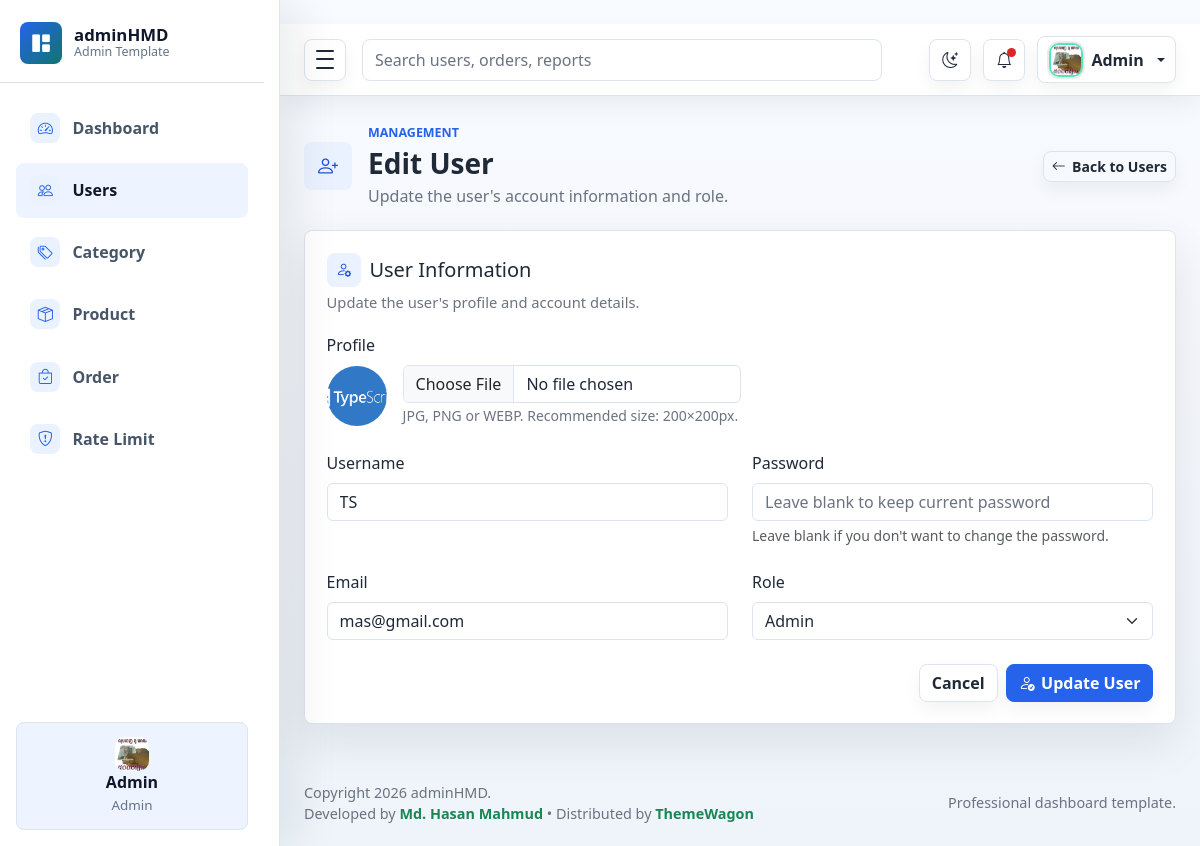
The app's page /admin/user/edit/8 (signed in) with its own data.
### models/user.py (models this page shows)
class User(db.Model):
    id = db.Column(db.Integer, primary_key=True)
    profile = db.Column(db.String)
    username = db.Column(db.String(80), nullable=False)
    password = db.Column(db.String(255), nullable=False)
    email = db.Column(db.String(120), nullable=False, unique=True)
    role = db.Column(db.String(120), nullable=False)

### admin/user.py (the view)
@admin_bp.get('/user/edit/<int:user_id>')
@login_required
@limiter.limit("10 per minute")
def edit_user(user_id):
    module = 'users'
    sql = text("select * from user where id = :user_id")
    result = db.session.execute(sql, {'user_id': user_id}).fetchone();
    user = None
    if result:
        user = dict(result._mapping)
    else:
        return redirect(url_for("users"));
    return render_template('admin/user/edit.html', module=module, user=user)

### admin/auth.py (called while the page is built)
def login_required(view):
    @wraps(view)
    def wrapped(*args, **kwargs):
        if not session.get('is_login'):
            return redirect(url_for("admin_bp.admin_login", next=request.path))
        return view(*args, **kwargs)
    return wrapped

### templates/admin/user/edit.html (shortened to what this page needs)
{% extends 'admin/master.html' %}
{% block content %}
    <main class="dashboard-content">
        <div class="container-fluid px-3 px-lg-4 py-4">
            <div class="page-heading">
                <div class="page-heading-copy">
                <span class="page-icon">
                    <i class="bi bi-person-plus" aria-hidden="true"></i>
                </span>
                    <div>
                        <p class="eyebrow mb-1">Management</p>
                        <h1 class="h3 mb-1">Edit User</h1>
                        <p class="text-muted mb-0">
                            Update the user's account information and role.
                        </p>
                    </div>
                </div>
                <div class="heading-actions">
                    <a class="btn btn-outline-secondary btn-sm"
                       href="{{ url_for('admin_bp.users') }}">
                        <i class="bi bi-arrow-left" aria-hidden="true"></i>
                        Back to Users
                    </a>
                </div>
            </div>
            <section class="row g-3">
                <div class="col-12">
                    <form method="post"
                          action="{{ url_for('admin_bp.do_edit_user') }}"
                          class="panel needs-validation"
                          enctype="multipart/form-data"
                          novalidate>
                        <div class="panel-header">
                            <div>
                                <h2 class="h5 mb-1 section-title">
                                    <i class="bi bi-person-gear" aria-hidden="true"></i>
                                    <span>User Information</span>
                                </h2>
                                <p class="text-muted mb-0">
                                    Update the user's profile and account details.
                                </p>
                            </div>
                        </div>
                        <div class="row g-4">
                            <div class="col-12">
                                <label class="form-label">Profile</label>
                                <div class="d-flex align-items-center gap-3">
                                    <div>
                                        <img
                                                src="{{ url_for(
                                                'static',
                                                filename='uploads/users/' + (user.profile or '').replace('_org_user.', '_thum_user.')
                                                ) }}"
                                                alt="{{ user.username }}"
                                                class="rounded-circle object-fit-cover"
                                                style="width: 60px; height: 60px;"
                                                onerror="this.onerror=null;
                                                        this.src='{{ url_for('static', filename='assets/images/avatar/404_image.png') }}';"
                                        >
                                    </div>
                                    <div>
                                        <input
                                                class="form-control"
                                                type="file"
                                                id="profile"
                                                name="profile"
                                                accept="image/*"
                                        >
                                        <small class="text-muted">
                                            JPG, PNG or WEBP. Recommended size: 200×200px.
                                        </small>
                                    </div>
                                </div>
                            </div>
                            <div class="col-md-6">
                                <label class="form-label" for="username">
                                    Username
                                </label>
                                <input
                                        class="form-control"
                                        id="username"
                                        name="username"
                                        type="text"
                                        value="{{ user.username }}"
                                        placeholder="Enter username"
                                        required
                                >
                            </div>
                            <div class="col-md-6">
                                <label class="form-label" for="password">
                                    Password
                                </label>
                                <input
                                        class="form-control"
                                        id="password"
                                        name="password"
                                        type="password"
                                        placeholder="Leave blank to keep current password"
                                >
                                <div class="form-text">
                                    Leave blank if you don't want to change the password.
                                </div>
                            </div>
                            <div class="col-md-6">
                                <label class="form-label" for="email">
                                    Email
                                </label>
                                <input
                                        class="form-control"
                                        id="email"
                                        name="email"
                                        type="email"
                                        value="{{ user.email }}"
                                        placeholder="example@email.com"
                                        required
                                >
                            </div>
                            <div class="col-md-6">
                                <label class="form-label" for="role">
                                    Role
                                </label>
                                <select
                                        class="form-select"
                                        id="role"
                                        name="role"
                                        required
                                >
                                    <option value="admin" {{ 'selected' if user.role == 'admin' }}>Admin</option>
                                </select>
                            </div>
                        </div>
                        <div class="d-flex flex-wrap justify-content-end gap-2 mt-4">
                            <a class="btn btn-outline-secondary"
                               href="{{ url_for('admin_bp.users') }}">
                                Cancel
                            </a>
                            <button class="btn btn-primary" type="submit">
                                <i class="bi bi-person-check" aria-hidden="true"></i>
                                Update User
                            </button>
                        </div>
                    </form>
                </div>
            </section>
        </div>
    </main>
{% endblock %}

### templates/admin/shared/sidebar.html (shortened to what this page needs)
<aside class="admin-sidebar" id="adminSidebar" aria-label="Main navigation">
    <div class="sidebar-header">
        <a class="brand-mark" href="{{ url_for('admin_bp.dashboard') }}" aria-label="adminHMD dashboard">
            <span class="brand-icon">
                <i class="bi bi-grid-1x2-fill" aria-hidden="true"></i>
            </span>
            <span class="brand-copy">
                <span class="brand-title">adminHMD</span>
                <span class="brand-subtitle">Admin Template</span>
            </span>
        </a>
    </div>
    <nav class="sidebar-nav">
        <a class="nav-link {{ 'active' if module == 'dashboard' }}"
           href="{{ url_for('admin_bp.dashboard') }}">
            <span class="nav-icon">
                <i class="bi bi-speedometer2" aria-hidden="true"></i>
            </span>
            <span class="nav-text">Dashboard</span>
        </a>
        <a class="nav-link {{ 'active' if module == 'users' }}"
           href="{{ url_for('admin_bp.users') }}">
            <span class="nav-icon">
                <i class="bi bi-people" aria-hidden="true"></i>
            </span>
            <span class="nav-text">Users</span>
        </a>
        <a class="nav-link {{ 'active' if module == 'category' }}"
           href="{{ url_for('admin_bp.categories') }}">
            <span class="nav-icon">
                <i class="bi bi-tags" aria-hidden="true"></i>
            </span>
            <span class="nav-text">Category</span>
        </a>
        <a class="nav-link {{ 'active' if module == 'product' }}"
           href="{{ url_for('admin_bp.products') }}">
            <span class="nav-icon">
                <i class="bi bi-box-seam" aria-hidden="true"></i>
            </span>
            <span class="nav-text">Product</span>
        </a>
        <a class="nav-link {{ 'active' if module == 'order' }}"
           href="{{ url_for('admin_bp.orders') }}">
            <span class="nav-icon">
                <i class="bi bi-bag-check" aria-hidden="true"></i>
            </span>
            <span class="nav-text">Order</span>
        </a>
        <a class="nav-link {{ 'active' if module == 'rate_limit' }}"
           href="{{ url_for('admin_bp.rate_limit_logs') }}">
            <span class="nav-icon">
                <i class="bi bi-shield-exclamation" aria-hidden="true"></i>
            </span>
            <span class="nav-text">Rate Limit</span>
        </a>
    </nav>
    <div class="sidebar-user">
        <img
            class="avatar-img avatar-sm"
            src="{{ url_for('static', filename='uploads/users/' + (session.get('profile') or '')) }}"
            alt="{{ session.get('username', 'User') }}"
            onerror="this.onerror=null; this.src='{{ url_for('static', filename='assets/images/avatar/404_image.png') }}';"
        >
        <strong>{{ session.get('username', 'User') }}</strong>
        <small>{{ session.get('role', 'User')|capitalize }}</small>
    </div>
</aside>

### templates/admin/shared/navbar.html (shortened to what this page needs)
<nav class="navbar admin-navbar navbar-expand bg-white">
    <div class="container-fluid px-3 px-lg-4">
        <button class="sidebar-toggle" type="button" data-sidebar-toggle aria-controls="adminSidebar"
                aria-expanded="true" aria-label="Toggle sidebar">
            <span></span>
            <span></span>
            <span></span>
        </button>
        <form class="d-none d-md-flex ms-3 flex-grow-1" role="search">
            <input class="form-control search-input" type="search" placeholder="Search users, orders, reports"
                   aria-label="Search">
        </form>
        <div class="navbar-actions ms-auto">
            <button class="icon-button theme-toggle" type="button" data-theme-toggle aria-label="Switch color theme"
                    title="Switch color theme">
                <i class="bi bi-moon-stars" data-theme-icon aria-hidden="true"></i>
            </button>
            <div class="dropdown">
                <button class="icon-button" type="button" data-bs-toggle="dropdown" aria-expanded="false"
                        aria-label="Notifications">
                    <span class="notification-dot"></span>
                    <i class="bi bi-bell" aria-hidden="true"></i>
                </button>
            </div>
            <div class="dropdown">
                <button class="profile-button dropdown-toggle" type="button" data-bs-toggle="dropdown"
                        aria-expanded="false">
                    <img
                            class="avatar-img avatar-sm"
                            src="{{ url_for('static', filename='uploads/users/' + (session.get('profile') or '')) }}"
                            alt="{{ session.get('username') or 'User' }}"
                            onerror="this.onerror=null; this.src='{{ url_for('static', filename='assets/images/avatar/404_image.png') }}';"
                    >
                    <span class="profile-name d-none d-sm-inline">
                        {{ session.get('username', 'User') }}
                    </span>
                </button>
            </div>
        </div>
    </div>
</nav>

### records on screen
User: get "Admin", username "TS", email "mas@gmail.com"
